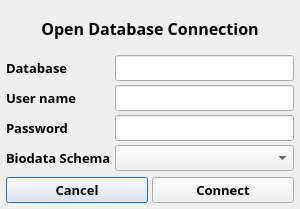
<?xml version="1.0" encoding="UTF-8"?>
<ui version="4.0">
 <class>connectDlg</class>
 <widget class="QDialog" name="connectDlg">
  <property name="geometry">
   <rect>
    <x>0</x>
    <y>0</y>
    <width>300</width>
    <height>209</height>
   </rect>
  </property>
  <property name="minimumSize">
   <size>
    <width>300</width>
    <height>200</height>
   </size>
  </property>
  <property name="maximumSize">
   <size>
    <width>330</width>
    <height>300</height>
   </size>
  </property>
  <property name="windowTitle">
   <string>Open Database</string>
  </property>
  <layout class="QVBoxLayout" name="verticalLayout">
   <property name="spacing">
    <number>4</number>
   </property>
   <property name="leftMargin">
    <number>6</number>
   </property>
   <property name="topMargin">
    <number>6</number>
   </property>
   <property name="rightMargin">
    <number>6</number>
   </property>
   <property name="bottomMargin">
    <number>6</number>
   </property>
   <item>
    <widget class="QLabel" name="label_4">
     <property name="minimumSize">
      <size>
       <width>0</width>
       <height>45</height>
      </size>
     </property>
     <property name="font">
      <font>
       <family>Arial Black</family>
       <pointsize>12</pointsize>
       <weight>75</weight>
       <bold>true</bold>
      </font>
     </property>
     <property name="text">
      <string>Open Database Connection</string>
     </property>
     <property name="alignment">
      <set>Qt::AlignCenter</set>
     </property>
    </widget>
   </item>
   <item>
    <layout class="QFormLayout" name="formLayout">
     <property name="fieldGrowthPolicy">
      <enum>QFormLayout::AllNonFixedFieldsGrow</enum>
     </property>
     <item row="0" column="0">
      <widget class="QLabel" name="label">
       <property name="font">
        <font>
         <family>Arial Black</family>
         <pointsize>10</pointsize>
         <weight>75</weight>
         <bold>true</bold>
        </font>
       </property>
       <property name="text">
        <string>Database</string>
       </property>
      </widget>
     </item>
     <item row="0" column="1">
      <widget class="QLineEdit" name="databaseName">
       <property name="font">
        <font>
         <family>Arial Black</family>
         <pointsize>10</pointsize>
         <weight>75</weight>
         <bold>true</bold>
        </font>
       </property>
       <property name="toolTip">
        <string>&lt;html&gt;&lt;head/&gt;&lt;body&gt;&lt;p&gt;Enter the ODBC connection name for the&lt;/p&gt;&lt;p&gt;database you wish to connect to.&lt;/p&gt;&lt;/body&gt;&lt;/html&gt;</string>
       </property>
      </widget>
     </item>
     <item row="1" column="1">
      <widget class="QLineEdit" name="userName">
       <property name="font">
        <font>
         <family>Arial Black</family>
         <pointsize>10</pointsize>
         <weight>75</weight>
         <bold>true</bold>
        </font>
       </property>
       <property name="toolTip">
        <string>&lt;html&gt;&lt;head/&gt;&lt;body&gt;&lt;p&gt;Enter the database username you wish use&lt;/p&gt;&lt;p&gt;for this connection.&lt;/p&gt;&lt;/body&gt;&lt;/html&gt;</string>
       </property>
      </widget>
     </item>
     <item row="2" column="0">
      <widget class="QLabel" name="label_3">
       <property name="font">
        <font>
         <family>Arial Black</family>
         <pointsize>10</pointsize>
         <weight>75</weight>
         <bold>true</bold>
        </font>
       </property>
       <property name="text">
        <string>Password</string>
       </property>
      </widget>
     </item>
     <item row="2" column="1">
      <widget class="QLineEdit" name="passwordName">
       <property name="font">
        <font>
         <family>Arial Black</family>
         <pointsize>10</pointsize>
         <weight>75</weight>
         <bold>true</bold>
        </font>
       </property>
       <property name="toolTip">
        <string>&lt;html&gt;&lt;head/&gt;&lt;body&gt;&lt;p&gt;Enter the password for the user you specified above.&lt;/p&gt;&lt;/body&gt;&lt;/html&gt;</string>
       </property>
       <property name="echoMode">
        <enum>QLineEdit::Password</enum>
       </property>
      </widget>
     </item>
     <item row="1" column="0">
      <widget class="QLabel" name="label_2">
       <property name="font">
        <font>
         <family>Arial Black</family>
         <pointsize>10</pointsize>
         <weight>75</weight>
         <bold>true</bold>
        </font>
       </property>
       <property name="text">
        <string>User name</string>
       </property>
      </widget>
     </item>
     <item row="3" column="0">
      <widget class="QLabel" name="schemaLabel">
       <property name="font">
        <font>
         <family>Arial Black</family>
         <pointsize>10</pointsize>
         <weight>75</weight>
         <bold>true</bold>
        </font>
       </property>
       <property name="text">
        <string>Biodata Schema</string>
       </property>
      </widget>
     </item>
     <item row="3" column="1">
      <widget class="QComboBox" name="schemaBox">
       <property name="font">
        <font>
         <family>Arial Black</family>
         <pointsize>10</pointsize>
         <weight>75</weight>
         <bold>true</bold>
        </font>
       </property>
       <property name="toolTip">
        <string>&lt;html&gt;&lt;head/&gt;&lt;body&gt;&lt;p&gt;Specify the database schema that will be used to&lt;/p&gt;&lt;p&gt;query biological data from. This will almost always&lt;/p&gt;&lt;p&gt;be &amp;quot;clamsbase2&amp;quot;.&lt;/p&gt;&lt;/body&gt;&lt;/html&gt;</string>
       </property>
      </widget>
     </item>
    </layout>
   </item>
   <item>
    <spacer name="verticalSpacer">
     <property name="font">
      <font>
       <family>Arial Black</family>
       <weight>75</weight>
       <bold>true</bold>
      </font>
     </property>
     <property name="orientation">
      <enum>Qt::Vertical</enum>
     </property>
     <property name="sizeHint" stdset="0">
      <size>
       <width>20</width>
       <height>40</height>
      </size>
     </property>
    </spacer>
   </item>
   <item>
    <layout class="QHBoxLayout" name="horizontalLayout">
     <item>
      <widget class="QPushButton" name="cancelBtn">
       <property name="font">
        <font>
         <family>Arial Black</family>
         <pointsize>10</pointsize>
         <weight>75</weight>
         <bold>true</bold>
        </font>
       </property>
       <property name="text">
        <string>Cancel</string>
       </property>
      </widget>
     </item>
     <item>
      <widget class="QPushButton" name="connectBtn">
       <property name="font">
        <font>
         <family>Arial Black</family>
         <pointsize>10</pointsize>
         <weight>75</weight>
         <bold>true</bold>
        </font>
       </property>
       <property name="text">
        <string>Connect</string>
       </property>
      </widget>
     </item>
    </layout>
   </item>
  </layout>
 </widget>
 <resources/>
 <connections/>
</ui>
